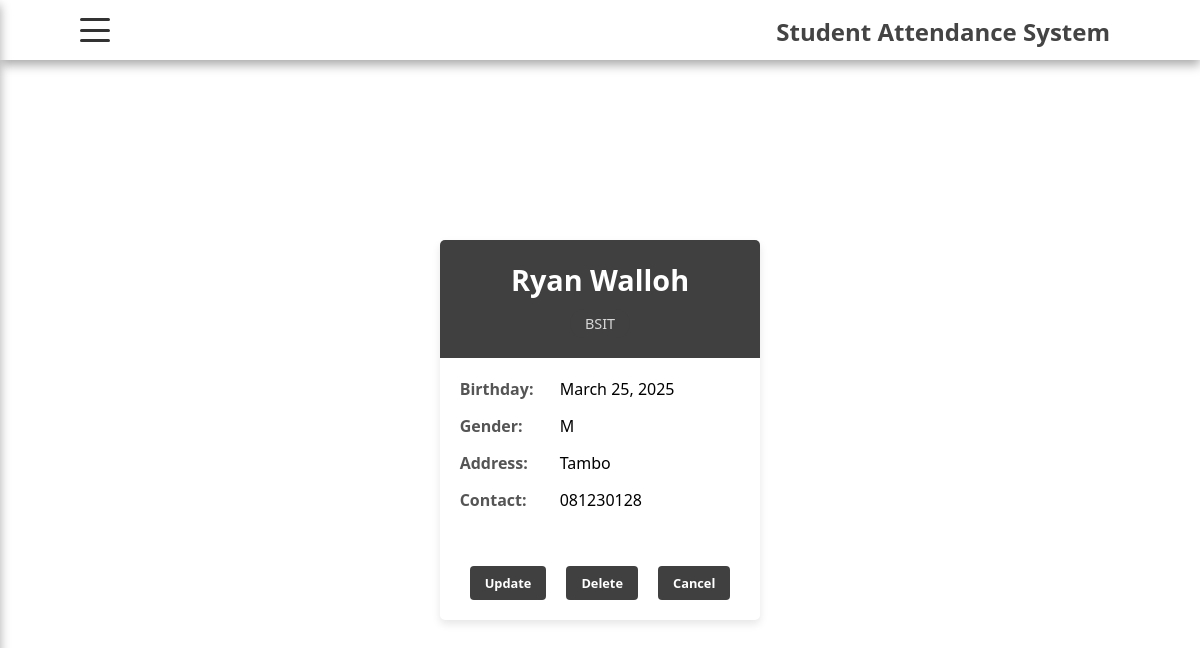
The page /student/read_student/2 on the database as committed earlier.
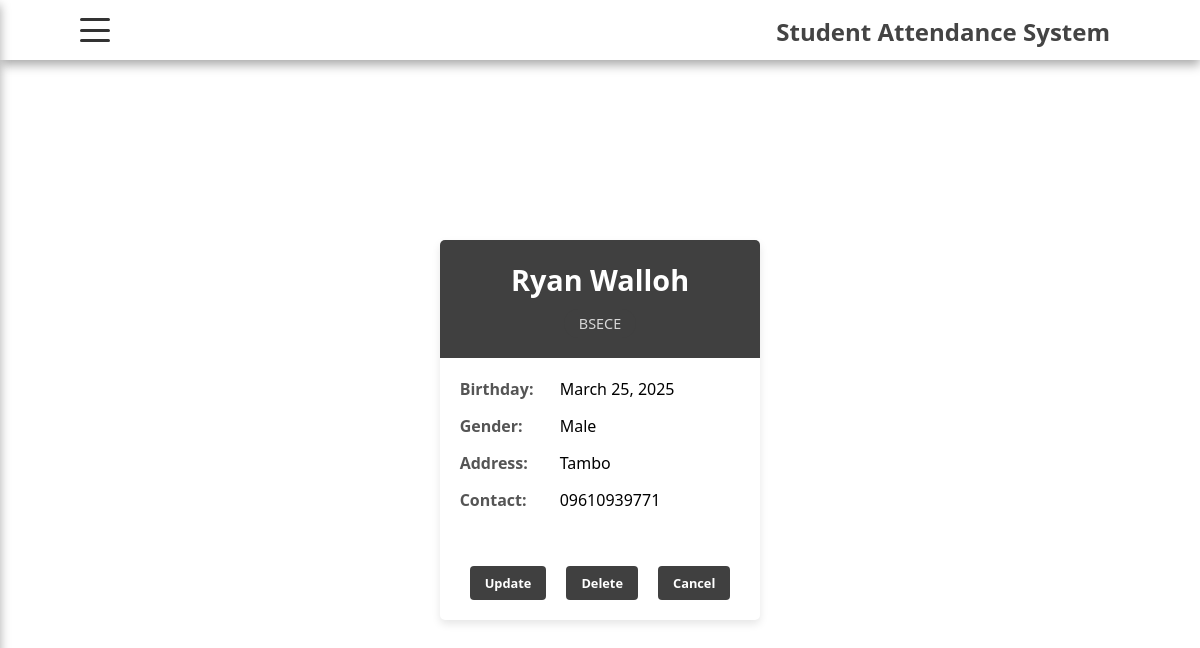
The same page on the database as committed later.
### student/models.py (models this page shows, shortened)
class Student(models.Model):
    firstname = models.CharField(max_length=100)
    lastname = models.CharField(max_length=100)
    birthday = models.DateField()
    gender = models.CharField(max_length=20)
    address = models.TextField()
    contactnumber = models.CharField(max_length=20)
    course_id = models.ForeignKey(Course, on_delete=models.CASCADE)

class Course(models.Model):
    course = models.CharField(max_length=100)
    description = models.TextField(blank=True, null=True)
    def __str__(self):
        return self.course

### student/views.py (the view)
# urls.py: path('student/read_student/<int:id>',views.read_student,name='read_student'),
def read_student(request,id):
    return render(request,'student/read_student.html',{'title':'Read','student_data':Student.objects.get(id=id)})

### student/templates/student/read_student.html
{%extends 'base.html'%}
{%block content%}
<div class="profile-card">
    <div class="profile-header">
        <h2>{{ student_data.firstname }} {{ student_data.lastname }}</h2>
        <div class="profile-badge">{{ student_data.course_id }}</div>
    </div>
    <div class="profile-body">
        <div class="profile-detail">
            <span class="detail-label">Birthday:</span>
            <span class="detail-value">{{ student_data.birthday|date:"F d, Y" }}</span>
        </div>
        <div class="profile-detail">
            <span class="detail-label">Gender:</span>
            <span class="detail-value">{{ student_data.gender }}</span>
        </div>
        <div class="profile-detail">
            <span class="detail-label">Address:</span>
            <span class="detail-value">{{ student_data.address }}</span>
        </div>
        <div class="profile-detail">
            <span class="detail-label">Contact:</span>
            <span class="detail-value">{{ student_data.contactnumber }}</span>
        </div>
    </div>
    <div class="profile-footer">
        <div class="profile-actions">
            <a href="{%url 'update_student' student_data.id%}" class="btn btn-edit">
                 Update
            </a>
            <a href="{%url 'delete_student' student_data.id%}" class="btn btn-delete">
                 Delete
            </a>
            <a href="{%url 'student'%}" class="btn btn-delete">
                 Cancel
            </a>
        </div>
    </div>
</div>
{%endblock%}

Rows that differ between the two databases and show on the page:
changed Student "Ryan": course_id "BSIT" → "BSECE"; gender "M" → "Male"; contactnumber "081230128" → "09610939771"
